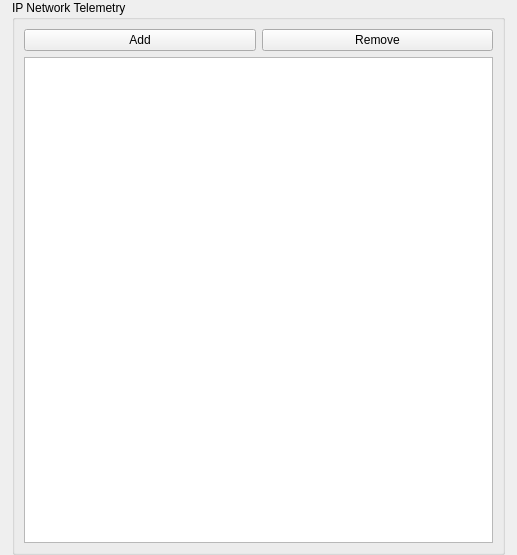
<?xml version="1.0" encoding="UTF-8"?>
<ui version="4.0">
 <class>IPconnectionOptionsPage</class>
 <widget class="QWidget" name="IPconnectionOptionsPage">
  <property name="geometry">
   <rect>
    <x>0</x>
    <y>0</y>
    <width>517</width>
    <height>555</height>
   </rect>
  </property>
  <property name="windowTitle">
   <string>Form</string>
  </property>
  <layout class="QVBoxLayout" name="verticalLayout">
   <property name="leftMargin">
    <number>12</number>
   </property>
   <property name="topMargin">
    <number>0</number>
   </property>
   <property name="rightMargin">
    <number>12</number>
   </property>
   <property name="bottomMargin">
    <number>0</number>
   </property>
   <item>
    <widget class="QScrollArea" name="scrollArea">
     <property name="frameShape">
      <enum>QFrame::NoFrame</enum>
     </property>
     <property name="frameShadow">
      <enum>QFrame::Plain</enum>
     </property>
     <property name="widgetResizable">
      <bool>true</bool>
     </property>
     <widget class="QWidget" name="scrollAreaWidgetContents">
      <property name="geometry">
       <rect>
        <x>0</x>
        <y>0</y>
        <width>493</width>
        <height>555</height>
       </rect>
      </property>
      <layout class="QGridLayout" name="gridLayout">
       <property name="leftMargin">
        <number>0</number>
       </property>
       <property name="topMargin">
        <number>0</number>
       </property>
       <property name="rightMargin">
        <number>0</number>
       </property>
       <property name="bottomMargin">
        <number>0</number>
       </property>
       <item row="0" column="0">
        <widget class="QGroupBox" name="groupBox">
         <property name="title">
          <string>IP Network Telemetry</string>
         </property>
         <layout class="QGridLayout" name="gridLayout_2">
          <item row="0" column="0">
           <widget class="QPushButton" name="btnAdd">
            <property name="text">
             <string>Add</string>
            </property>
           </widget>
          </item>
          <item row="0" column="1">
           <widget class="QPushButton" name="btnRemove">
            <property name="text">
             <string>Remove</string>
            </property>
           </widget>
          </item>
          <item row="1" column="0" colspan="2">
           <widget class="QTableView" name="tblHosts"/>
          </item>
         </layout>
        </widget>
       </item>
      </layout>
     </widget>
    </widget>
   </item>
  </layout>
 </widget>
 <resources/>
 <connections/>
</ui>
